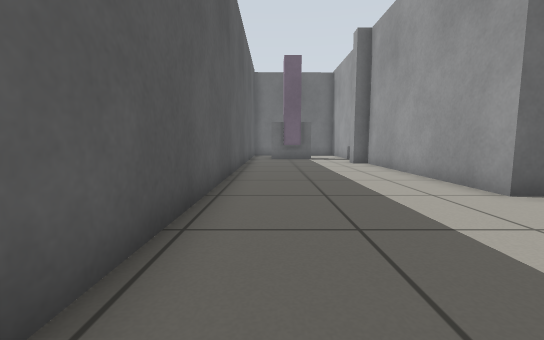
[1] (above)

16 first-person views from a walk through a world built for the Gazebo simulator. The camera is 0.5 m above the floor, tilts 6° down and sees 90° across. The floor is counted in squares, 0.5 m on a side. Each view is taken from the middle of a square. On the plan, view 1 faces up. The plan holds only what a view shows up to about 11 squares ahead; the rest is blank.

[2]
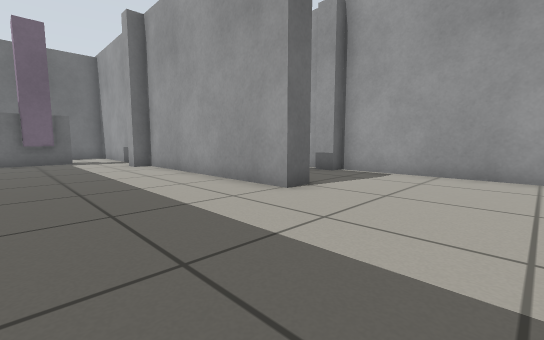

[3]
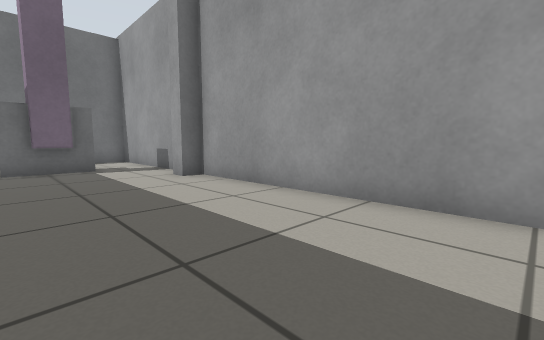

[4]
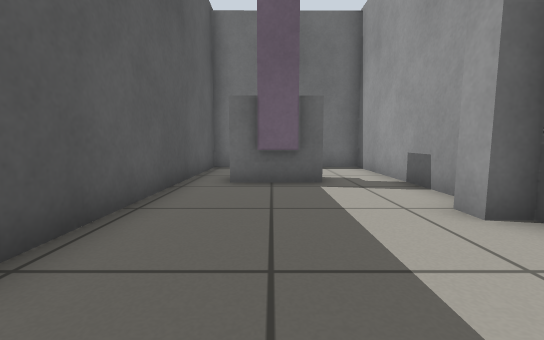

[5]
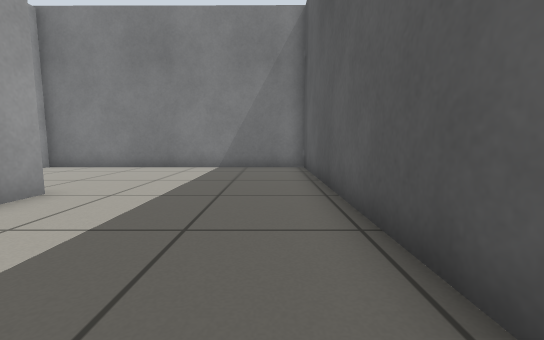

[6]
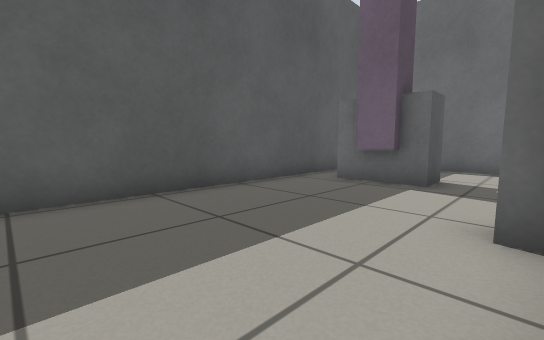

[7]
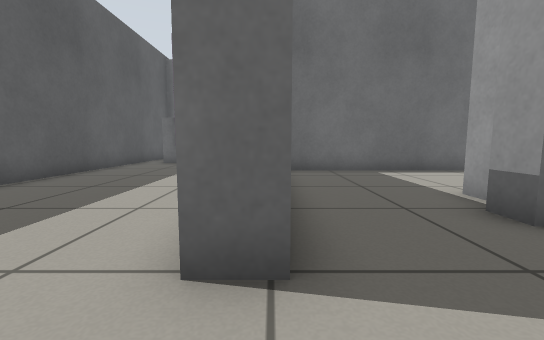

[8]
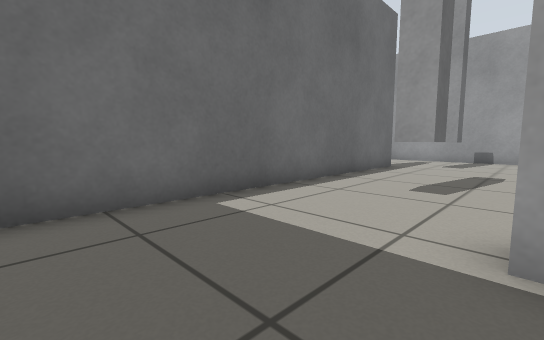

[9]
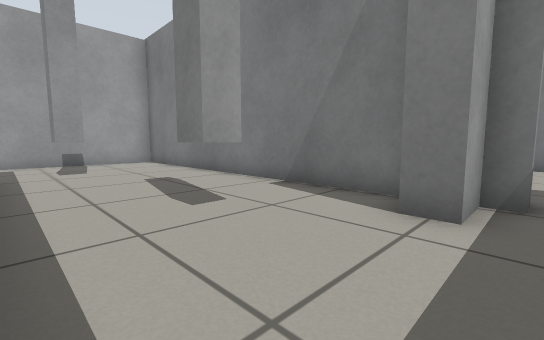

[10]
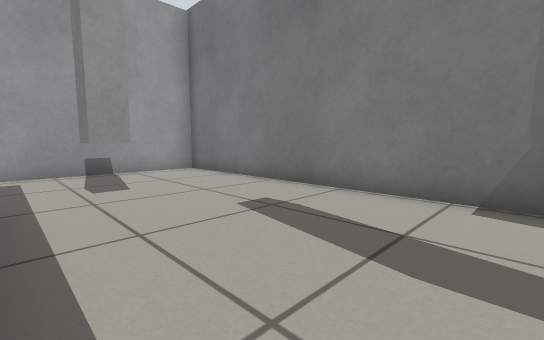

[11]
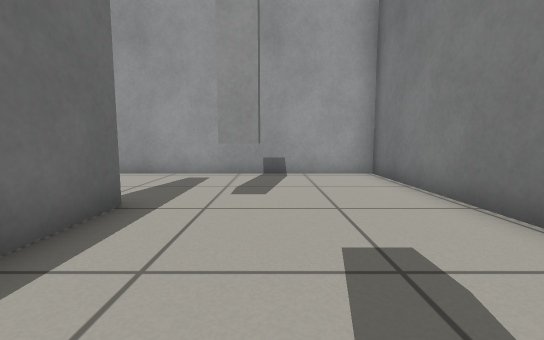

[12]
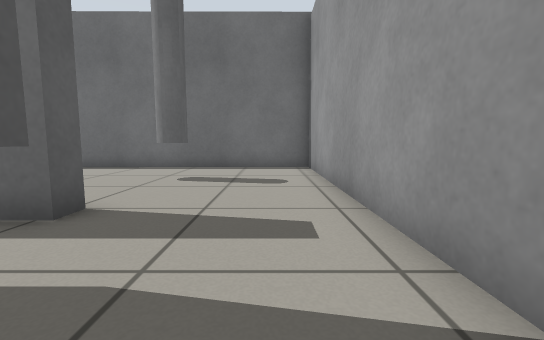

[13]
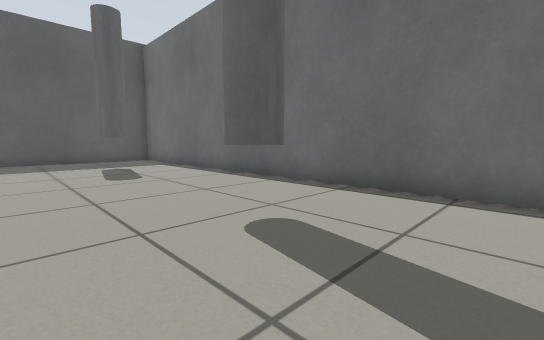

[14]
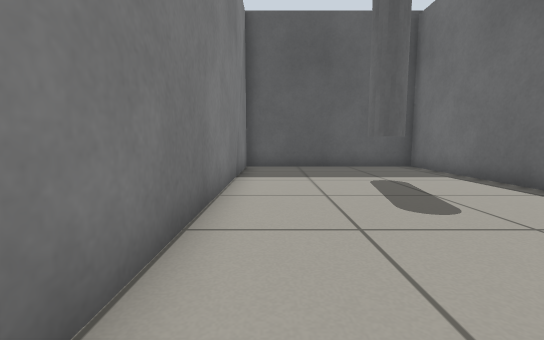

[15]
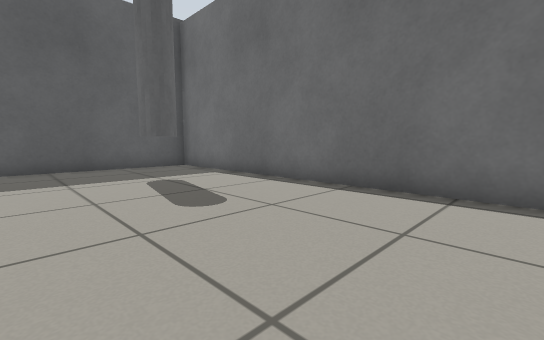

[16]
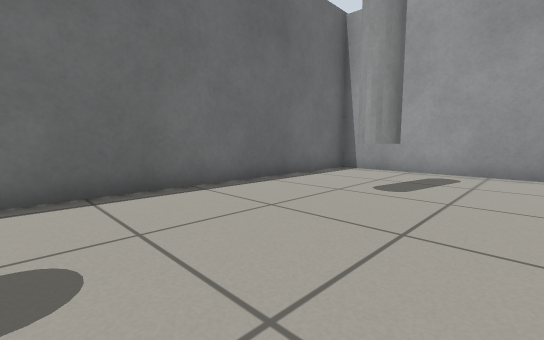

### Floor plan
Points are (right, up) in squares from view 1. A wall is a line through its corners. A room is listed if a view was taken in it or the views show most of it. See-through windows are left out.
Room 1 (views 1, 2, 3, 4, 5, 6, 7)
walls: (5.3, 4.9) (4.3, 4.9) (4.3, 12.4) (3.7, 12.4) (3.7, 13); (4.3, 13.9) (4.3, 19.6) (-1.2, 19.6) (-1.2, -0.5) (5.5, -0.5)
ways out: opening at (5, 2) to room 2
objects: grey box (0, 16) to (2, 16)
Room 2 (views 8, 9, 10, 11, 12)
walls: (9.8, 6.9) (21.4, 6.9) (21.4, 13.6); (17.2, 13) (17.2, 12.4) (5.6, 12.4); (5.5, -0.5) (8.7, -0.5) (8.7, 6.1) (8.1, 6.1) (8.1, 6.9) (8.7, 6.9) (8.7, 8.1) (9.5, 8.1)
ways out: opening at (5, 2) to room 1; opening at (19.5, 13) to room 3
objects: grey post (12, 10); grey post (18, 10) to (18, 11)
Room 3 (views 13, 14, 15, 16)
walls: (21.4, 13.6) (21.4, 19.6) (5.1, 19.6) (5.1, 13) (15.1, 13)
ways out: opening at (19.5, 13) to room 2
objects: grey pole (9, 17); grey pole (17, 16)

Where each view was taken, in squares from view 1:
view 1: 0 up, 0 right, facing up
view 2: 1 up, 0 right, facing up-right
view 3: 5 up, 0 right, facing up-right
view 4: 9 up, 1 right, facing up
view 5: 10 up, 0 right, facing down
view 6: 9 up, 4 right, facing up-left
view 7: 3 up, 5 right, facing up
view 8: 8 up, 6 right, facing up-right
view 9: 12 up, 8 right, facing down-right
view 10: 12 up, 12 right, facing down-right
view 11: 10 up, 13 right, facing right
view 12: 9 up, 20 right, facing up
view 13: 14 up, 20 right, facing up-left
view 14: 14 up, 16 right, facing left
view 15: 14 up, 16 right, facing up-left
view 16: 14 up, 12 right, facing up-right
